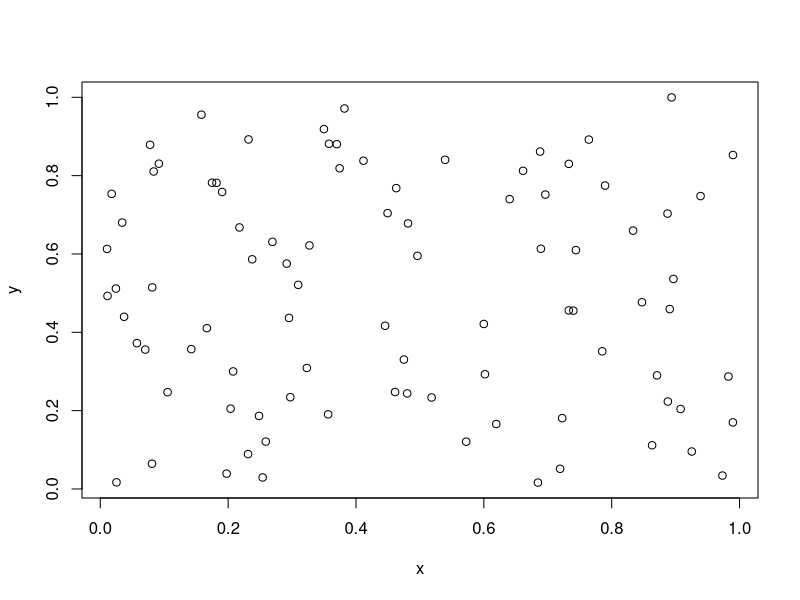

Write the R code that produced this figure.
## ---- chunk 1
knitr::opts_chunk$set(echo = TRUE)
N=rpois(1,90)
x=runif(N)
y=runif(N)
datos=data.frame(x,y)
## ---- chunk 2
library(knitr)
kable(summary(datos))
## ---- chunk 3
plot(x,y)
